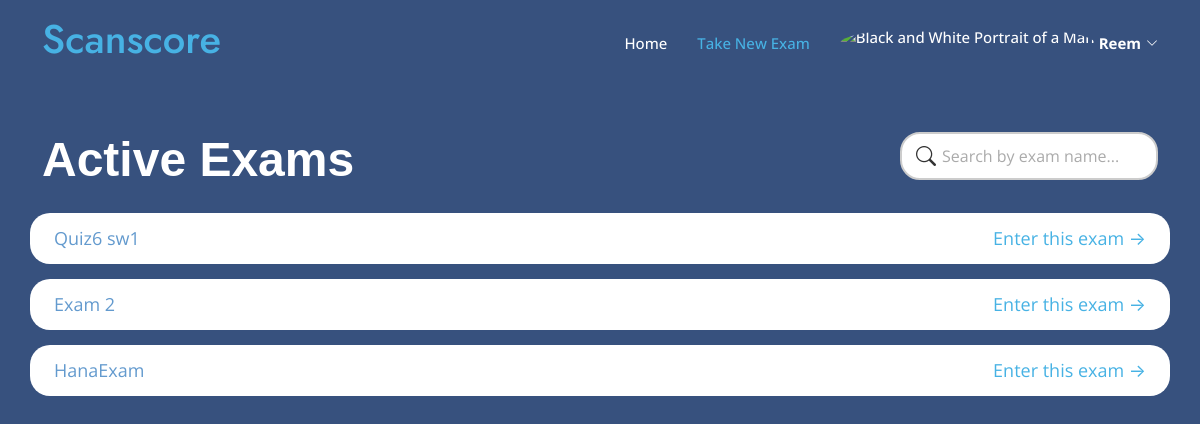
The app's page /student/take_exam/ (signed in), older data.
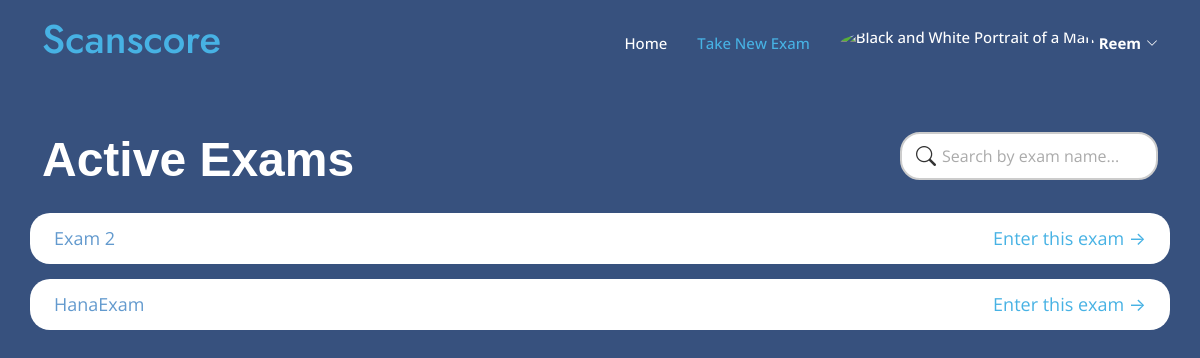
The same page, newer data.
### myapp/models.py (models this page shows)
class Exam(models.Model):
    name = models.CharField(max_length=100)
    teacher = models.ForeignKey(User, on_delete=models.CASCADE)
    question= models.TextField(max_length=10000)
    model_answer = models.TextField(max_length=10000)
    keywordsList = models.TextField(max_length=10000,null=True,blank=True)
    is_active = models.BooleanField(default=False)
    time_created = models.DateTimeField(auto_now_add=True)
    time_updated = models.DateTimeField(auto_now=True)

### myapp/views.py (the view)
# urls.py: path('student/take_exam/', views.take_exam, name='take_exam'),
@login_required
def take_exam(request):
    search_query = request.GET.get('search', '')  # Get the search term from the URL
    submitted_exams = ExamSubmission.objects.filter(student=request.user).values_list('exam', flat=True) #Exams that the student has submitted
    if search_query:
        exams = Exam.objects.filter(is_active=True, name__icontains=search_query).exclude(pk__in=submitted_exams)
    else:
        exams = Exam.objects.filter(is_active=True).exclude(pk__in=submitted_exams)
    return render(request, 'myapp/student/take_exam.html', {'exams': exams})

### templates/myapp/student/take_exam.html (shortened to what this page needs)
{% load static %}
<!DOCTYPE html>
<html lang="en">
<head>
    <link href="https://cdn.jsdelivr.net/npm/bootstrap-icons/font/bootstrap-icons.css" rel="stylesheet">
    <link href="{% static 'vendor/aos/aos.css' %}" rel="stylesheet">
    <link href="{% static 'vendor/bootstrap/css/bootstrap.min.css' %}" rel="stylesheet">
    <link href="{% static 'vendor/bootstrap-icons/bootstrap-icons.css' %}" rel="stylesheet">
    <link href="{% static 'vendor/boxicons/css/boxicons.min.css' %}" rel="stylesheet">
    <link href="{% static 'vendor/glightbox/css/glightbox.min.css' %}" rel="stylesheet">
    <link href="{% static 'vendor/remixicon/remixicon.css' %}" rel="stylesheet">
    <link href="{% static 'vendor/swiper/swiper-bundle.min.css' %}" rel="stylesheet">
    <link href="{% static 'css/style1.css' %}" rel="stylesheet">
    <link href="{% static 'css/main.css' %}" rel="stylesheet">
</head>
<body>
    <header id="header" class="fixed-top">
        <div class="container d-flex align-items-center">
            <h1 class="me-auto"><a href="{% url 'login' %}">Scanscore</a></h1>
            <nav id="navbar" class="navbar">
                <ul>
                    <li><a class="nav-link scrollto" href="{% url 'student_dashboard' %}">Home</a></li>
                    <li><a class="nav-link scrollto active " href="{% url 'take_exam' %}">Take New Exam</a></li>
                    <li class="dropdown">
                        <a href="#">
                            <img src="https://mdbcdn.b-cdn.net/img/Photos/new-templates/bootstrap-profiles/avatar-2.webp"
                                class="rounded-circle" height="35" alt="Black and White Portrait of a Man"
                                loading="lazy" />
                            <strong class="d-none d-sm-block ms-1">{{ user.first_name }}</strong><i
                                class="bi bi-chevron-down"></i>
                        </a>
                    </li>
                </ul>
            </nav>
        </div>
    </header>
    <section id="hero" class="faq section-bg" style="height: 100vh; text-align: center;">
        {% block content %}
        <div class="container" data-aos="fade-up">
            <div class="row" style=" border-radius: 20px; margin-bottom: 15px;">
                <div class=" col-md-6" style="text-align: left;">
                    <h1
                        style="font-family: 'Trebuchet MS', 'Lucida Sans Unicode', 'Lucida Grande', 'Lucida Sans', Arial, sans-serif;">
                        Active Exams</h1>
                </div>
                <div class=" col-md-6" style="padding-left: 300px;">
                    <form class="search-form" method="get" action="{% url 'take_exam' %}">
                        <input type="text" name="search" class="search-input" placeholder="Search by exam name...">
                        <button type="submit" class="search-button" title="Search">
                            <i class="bi bi-search"></i>
                        </button>
                    </form>
                </div>
            </div>
            <div class="exam-list">
                {% for exam in exams %}
                <div class="exam-item row"
                    style="font-size: large; border-radius: 20px; background-color: white; color: rgb(99, 154, 206); padding: 12px; margin-bottom: 15px;">
                    <div class="exam-title col-md-6" style="text-align: left;">{{exam.name }}</div>
                    <div class="arrow col-md-6" style="cursor: pointer; text-align: right;"><a
                            href="{% url 'enter_exam' exam.id %}">Enter this exam →</a></div>
                </div>
                {% empty %}
                <h2 style="padding-left: 15px;">No active exams available.</h2>
                {% endfor %}
            </div>
        </div>
        {% endblock %}
    </section>
</body>
</html>

Row changes from the older to the newer data that the page shows:
removed Exam: name "Quiz6 sw1"
